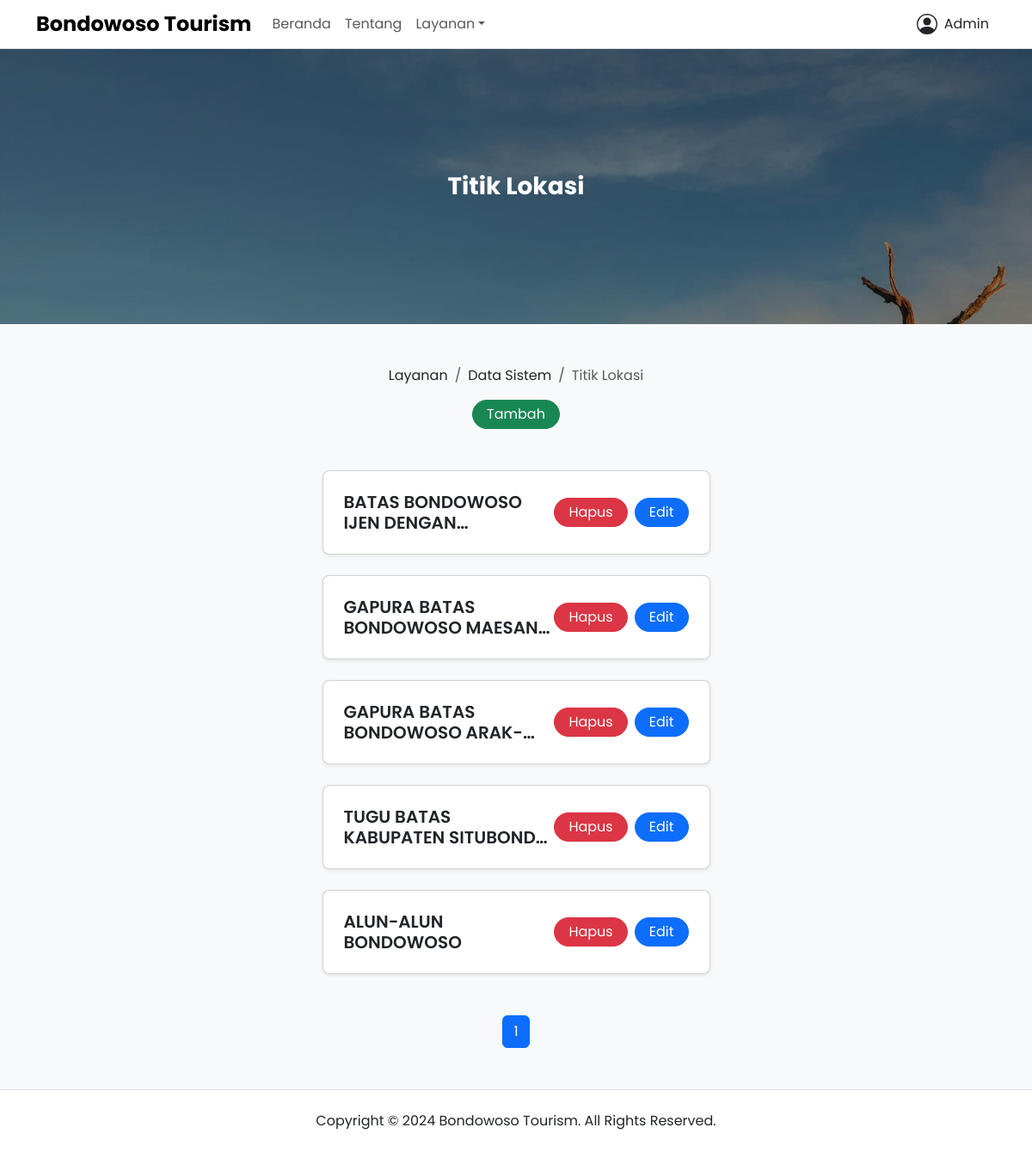
/layanan/titik-lokasi (signed in), run on the app's committed database.
### app/models.py (models this page shows, shortened)
class User(UserMixin, db.Model):
  __tablename__ = "user"
  id = db.Column(db.Integer, primary_key=True)
  name = db.Column(db.String(60), nullable=False)
  gender = db.Column(db.String(60), nullable=False)
  phone = db.Column(db.String(60), nullable=False, unique=True)
  email = db.Column(db.String(60), nullable=False, unique=True)
  role = db.Column(db.String(20), nullable=False, default="user")
  password = db.Column(db.String(128), nullable=False)
  joined_date = db.Column(db.DateTime, nullable=False, default=datetime.now)
  usage_help = db.relationship("UsageHelp", backref="user", lazy=True)
  criteria = db.relationship("Criteria", backref="user", lazy=True)
  sub_criteria = db.relationship("SubCriteria", backref="user", lazy=True)
  location_point = db.relationship("LocationPoint", backref="user", lazy=True)
  tour_type = db.relationship("TourType", backref="user", lazy=True)
  tour_list = db.relationship("TourList", backref="user", lazy=True)

class LocationPoint(db.Model):
  __tablename__ = "location_point"
  id = db.Column(db.Integer, primary_key=True)
  name = db.Column(db.String(128), nullable=False)
  posted_date = db.Column(db.DateTime, nullable=False, default=datetime.now)
  updated_date = db.Column(db.DateTime, onupdate=datetime.now, default=datetime.now)
  user_id = db.Column(db.Integer, db.ForeignKey("user.id"), nullable=False)

### app/views/public.py (the view)
@public_app.route("/layanan/titik-lokasi", methods=["GET", "POST"])
@login_required
def location_point():
  page = request.args.get("page", 1, type=int)
  datas = LocationPoint.query.order_by(LocationPoint.posted_date.desc()).paginate(page=page, per_page=5)
  return render_template("public/services/system_data/location-point.html", title="Titik Lokasi - Bondowoso Tourism", datas=datas)

### app/models.py (called while the page is built)
@login_manager.user_loader
def load_user(user_id):
  return User.query.get(int(user_id))

### app/templates/public/services/system_data/location-point.html (shortened to what this page needs)
{% extends 'components/public/base.html' %} {% set active_page = 'system_data' %} {% block content %}
<div class="banner d-flex bg-hero h-20rem">
  <div class="container my-auto">
    <div class="row justify-content-center align-items-center">
      <div class="col-lg-10">
        <div class="text-white text-center">
          <h2 class="fw-bold fs-3 title-clamp-2 mb-0">Titik Lokasi</h2>
        </div>
      </div>
    </div>
  </div>
</div>
<div class="page-wrapper bg-body-tertiary">
  <div class="container">
    <div class="row justify-content-center align-items-center pt-5">
      <div class="col-lg-10">
        <div class="d-flex flex-column row-gap-3">
          <nav aria-label="breadcrumb">
            <ol class="breadcrumb justify-content-center align-items-center mb-0">
              <li class="breadcrumb-item"><a class="link-dark link-offset-2 link-underline-opacity-0 link-underline-opacity-100-hover" href="{{ url_for('public_app.services') }}">Layanan</a></li>
              <li class="breadcrumb-item"><a class="link-dark link-offset-2 link-underline-opacity-0 link-underline-opacity-100-hover" href="{{ url_for('public_app.system_data') }}">Data Sistem</a></li>
              <li class="breadcrumb-item active" aria-current="page">Titik Lokasi</li>
            </ol>
          </nav>
          {% if current_user.role == "admin" %}
          <div class="text-center">
            <a class="btn btn-success rounded-5 py-1 px-3" href="{{ url_for('public_app.create_location_point') }}" role="button">Tambah</a>
          </div>
          {% endif %}
        </div>
      </div>
    </div>
    {% if datas.total > 0 %}
    <div class="row flex-column justify-content-center align-items-center row-gap-4 py-5">
      {% for data in datas %}
      <div class="col-lg-5">
        <div class="card shadow-sm rounded-3">
          <div class="card-body p-4">
            <div class="d-flex flex-column flex-lg-row justify-content-between align-items-start align-items-lg-center row-gap-3">
              <h6 class="fw-semibold fs-5 text-clamp-2 mb-0">{{ data.name }}</h6>
              {% if current_user.role == "admin" %}
              <div class="d-flex flex-row justify-content-start column-gap-2">
                <a class="btn btn-danger rounded-5 py-1 px-3" href="#" role="button" data-bs-toggle="modal" data-bs-target="#deleteDataModal{{ data.id }}">Hapus</a>
                <a class="btn btn-primary rounded-5 py-1 px-3" href="{{ url_for('public_app.update_location_point', id=data.id) }}" role="button">Edit</a>
              </div>
              {% endif %}
            </div>
          </div>
        </div>
      </div>
      {% endfor %}
    </div>
    <div class="row pb-5">
      <div class="col-lg-12">
        <nav>
          <ul class="pagination justify-content-center align-items-center mb-0">
            {% for page_num in datas.iter_pages(left_edge=1, right_edge=1, left_current=1, right_current=2) %} {% if page_num %} {% if datas.page == page_num %}
            <li class="page-item active" aria-current="page">
              <span class="page-link">{{ page_num }}</span>
            </li>
            {% else %}
            <li class="page-item">
              <a class="page-link" href="{{ url_for('public_app.location_point', page=page_num) }}">{{ page_num }}</a>
            </li>
            {% endif %} {% else %}
            <li class="page-item">
              <span class="page-link">...</span>
            </li>
            {% endif %} {% endfor %}
          </ul>
        </nav>
      </div>
    </div>
    {% endif %}
  </div>
</div>
{% endblock %}

### app/templates/components/public/includes/navbar.html (shortened to what this page needs)
<nav class="navbar navbar-expand-lg bg-body border-bottom">
  <div class="container">
    <a class="navbar-brand" href="{{ url_for('public_app.homepage') }}">
      <h1 class="fw-bold fs-4 my-auto">Bondowoso Tourism</h1>
    </a>
    <div class="offcanvas offcanvas-end border-0" tabindex="-1" id="offcanvasNavbar" aria-labelledby="offcanvasNavbarLabel">
      <div class="offcanvas-body">
        <ul class="navbar-nav me-auto">
          <li class="nav-item">
            <a class="{{ 'nav-link active' if active_page == 'home' else 'nav-link' }}" aria-current="page" href="{{ url_for('public_app.homepage') }}">Beranda</a>
          </li>
          <li class="nav-item">
            <a class="{{ 'nav-link active' if active_page == 'about' else 'nav-link' }}" href="{{ url_for('public_app.about') }}">Tentang</a>
          </li>
          <li class="nav-item dropdown">
            <a class="nav-link dropdown-toggle" href="#" role="button" data-bs-toggle="dropdown" aria-expanded="false">Layanan</a>
          </li>
        </ul>
        <ul class="navbar-nav">
          {% if current_user.is_authenticated %}
          <li class="nav-item dropdown">
            <a class="nav-link text-body" href="#" role="button" data-bs-toggle="dropdown" aria-expanded="false">
              <div class="d-flex align-items-center column-gap-2">
                <svg xmlns="http://www.w3.org/2000/svg" height="1.5em" fill="currentColor" viewBox="0 0 16 16">
                  <path d="M11 6a3 3 0 1 1-6 0 3 3 0 0 1 6 0" />
                  <path fill-rule="evenodd" d="M0 8a8 8 0 1 1 16 0A8 8 0 0 1 0 8m8-7a7 7 0 0 0-5.468 11.37C3.242 11.226 4.805 10 8 10s4.757 1.225 5.468 2.37A7 7 0 0 0 8 1" />
                </svg>
                <p class="mb-0">{{ current_user.name }}</p>
              </div>
            </a>
          </li>
          {% else %}
          <li class="nav-item my-auto">
            <a class="btn btn-outline-dark rounded-5 py-1 px-3" href="{{ url_for('control_panel_app.login') }}" role="button">Masuk</a>
            <a class="btn btn-dark rounded-5 py-1 px-3" href="{{ url_for('control_panel_app.register') }}" role="button">Daftar</a>
          </li>
          {% endif %}
        </ul>
      </div>
    </div>
  </div>
</nav>

### app/static/css/main.css (style rules this page uses)
body { font-family: "Poppins", sans-serif; }
.bg-hero { background: linear-gradient(rgba(0, 0, 0, 0.25), rgba(0, 0, 0, 0.25)), url(../media/uploads/home/hero.jpg); background-attachment: fixed; background-repeat: no-repeat; background-size: cover; background-position: center; }
.h-20rem { height: 20rem; }
.text-clamp-2 { display: -webkit-box; -webkit-box-orient: vertical; -webkit-line-clamp: 2; overflow: hidden; }

### data on the page
User: name "Admin"
LocationPoint: name "BATAS BONDOWOSO IJEN…"
LocationPoint: name "GAPURA BATAS BONDOWOSO…"
LocationPoint: name "GAPURA BATAS…"
LocationPoint: name "TUGU BATAS KABUPATEN…"
LocationPoint: name "ALUN-ALUN BONDOWOSO"

### other printed values
{{ page_num }} "1"
